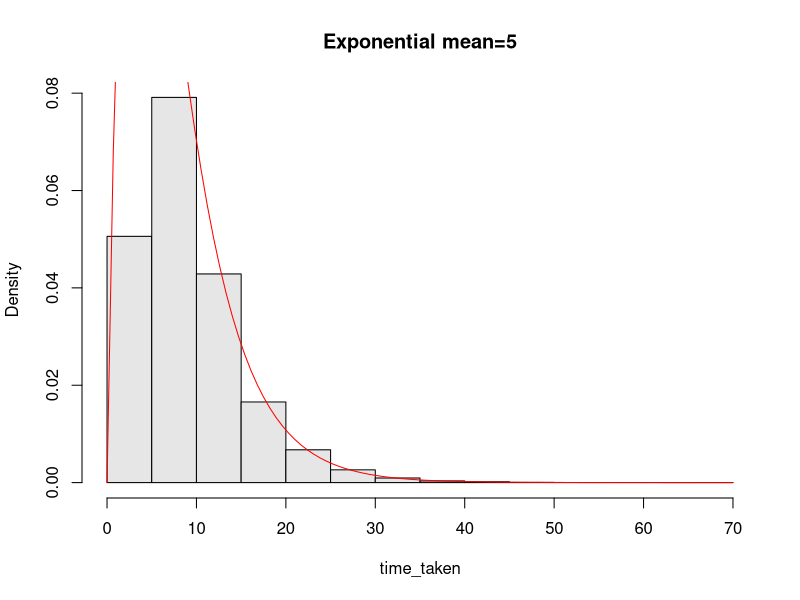

Here is the R script that generated this plot:
i=0
time_taken=array(10000)

#use replicate instead of the while loop
while(i<10000)
{
  x1=rexp(1,1/5)
  x2=rexp(1,1/5)
  x3=rexp(1,1/5)
  time_taken[i]=max(x1,x2,x3)
  i=i+1
}

hist(time_taken,probability = T,col=gray(0.9),main = "Exponential mean=5")

curve(0.6*(1-exp(-1*0.2*x))*exp(-0.2*x),col="red",add = T)

final_time=mean(time_taken)

variance=var(time_taken)
  

# Alternative way of getting the same result

# time_taken=array(10000)
# time_taken<-replicate(10000,max(rexp(1,1/5),rexp(1,1/5),rexp(1,1/5)))
# density_func <-function(x){0.6*(1-exp(-1*0.2*x))*exp(-0.2*x)}
# hist(time_taken,probability = T,col=gray(0.9),main = "Exponential mean=5",ylim = c(0,max(density_func(time_taken))))
# curve(density_func,col="red",add = T)
# 
# final_time=mean(time_taken)
# 
# variance=var(time_taken)


